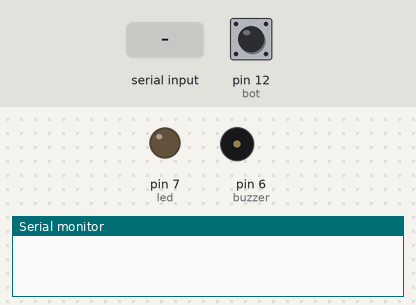
Simulated run of this sketch. Board: Arduino Uno, built with avr-gcc and run on an emulated ATmega328P. Shown: output pins drawn as LEDs (lit = HIGH), buzzer (waves = sounding, pin HIGH), the last lines printed to the serial monitor. The test bench sets the inputs (shaded band); at power-on: pin 12 (bot) LOW.

Above: at 1.2 s.
1.3 s: "90,45\n" received over Serial
2.8 s: pin 12 (bot) pulled HIGH for 0.15 s
At 4.1 s:
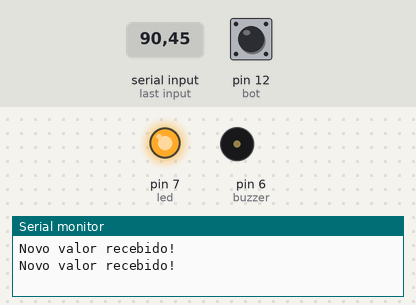
4.5 s: pin 12 (bot) pulled HIGH for 1 s
At 6.4 s:
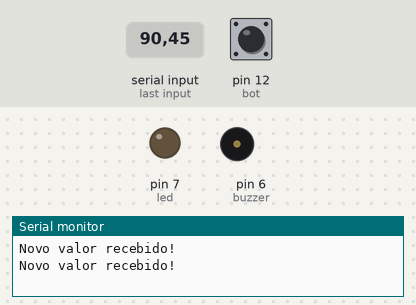
7.1 s: pin 12 (bot) pulled HIGH for 3.2 s
At 53.4 s:
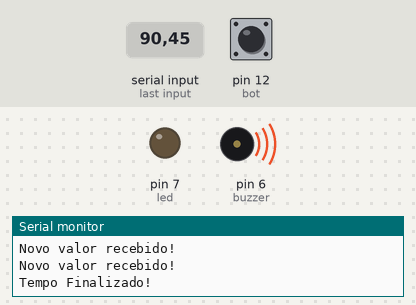
Timing chart, 0 to 54.5 s (numbered marks = the images above; inputs shaded):
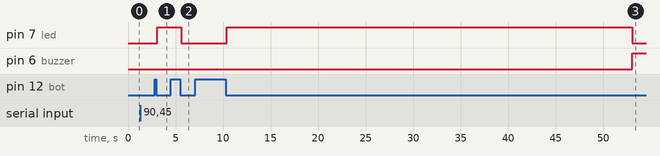

The sketch:

Main.ino
```cpp
//Author: Eduardo Holzbach
//Date: 17/09/2021
//Title: Resolução PD Soluções

const int  bot = 12 ;       // Pino em que o botão está ligado
const int led = 7 ;         // Pino em que o LED está ligado
const int buzzer = 6 ;      // Pino em que o Buzzer está ligado

int TPomodoro = 0;          // Variável com Tempo de Pomodoro em segundos
int TPomodoro_aux = 0;      // Auxíliar na leitura do tempo

int bot_cont = 0;           // Contador para o número de prensas botão
int bot_estado = 0;         // Estado atual do botão
int bot_estado_ant = 0;     // Estado anterior do botão

int estado = 0;             // Variavel de controle do codigo
int cont = 0;               // Variavel auxiliar para contagem de tempo


void setup() {

  pinMode(bot, INPUT);
  pinMode(led, OUTPUT);
  pinMode(buzzer, OUTPUT);

  Serial.begin(9600);
}


void loop() {

  bot_estado = digitalRead(bot);

  if (bot_estado != bot_estado_ant) {
    if (bot_estado == LOW) {
      bot_cont++;
      delay(100);
    }
    bot_estado_ant = bot_estado;
    if ((bot_cont % 2 == 1) && (TPomodoro > 0)) {
      estado = 1; // Estado Ligado
    }
    else {
      estado = 0; // Estado Desligado
    }
  }

  switch (estado) {
    case 0: //Estado Desligado
      digitalWrite(led, LOW);
      if (Serial.available()) {
        TPomodoro_aux = Serial.parseInt(); // Tempo de Pomodoro em segundos
        if ((TPomodoro_aux != 0) && (TPomodoro != TPomodoro_aux)) {
          TPomodoro = TPomodoro_aux;
          Serial.println("Novo valor recebido!");
        }
      }
      break;
    case 1: // Estado Ligado
      if (cont <= (TPomodoro * 100)) {
        cont++;
        delay(10);
        digitalWrite(led, HIGH);
      } else {
        cont = 0;
        estado = 2; // Tempo Acabou
        digitalWrite(led, LOW);
      }
      break;
    case 2: // Tempo Acabou
      if (cont <= 5 * 100) { // 5 segundos
        if(cont == 0){
          Serial.println("Tempo Finalizado!");
        }
        cont++;
        delay(10);
        digitalWrite(buzzer, HIGH);
        } else {
        cont = 0;
        bot_cont = 0;
        digitalWrite(buzzer, LOW);
        estado = 0;
        }
      break;
  }
}
```

Measured:
- after the input at 2.8 s, pin 7 (led): LOW → HIGH after 0.26 s
- after the input at 4.5 s, pin 7 (led): HIGH → LOW after 1.1 s
- after the input at 7.1 s, pin 7 (led): LOW → HIGH after 3.3 s, → LOW 42.6 s later; pin 6 (buzzer): LOW → HIGH after 45.9 s
